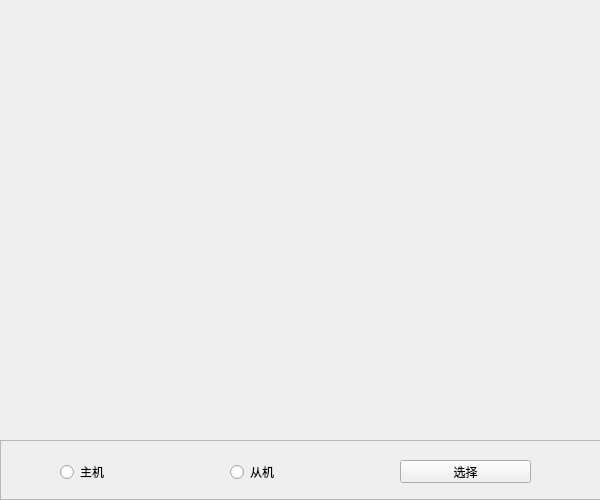
<?xml version="1.0" encoding="UTF-8"?>
<ui version="4.0">
 <class>MainWindow</class>
 <widget class="QMainWindow" name="MainWindow">
  <property name="geometry">
   <rect>
    <x>0</x>
    <y>0</y>
    <width>600</width>
    <height>500</height>
   </rect>
  </property>
  <property name="minimumSize">
   <size>
    <width>0</width>
    <height>0</height>
   </size>
  </property>
  <property name="windowTitle">
   <string>MainWindow</string>
  </property>
  <widget class="QWidget" name="centralWidget">
   <widget class="QFrame" name="frame">
    <property name="geometry">
     <rect>
      <x>0</x>
      <y>440</y>
      <width>601</width>
      <height>60</height>
     </rect>
    </property>
    <property name="frameShape">
     <enum>QFrame::StyledPanel</enum>
    </property>
    <property name="frameShadow">
     <enum>QFrame::Raised</enum>
    </property>
    <widget class="QRadioButton" name="host_send">
     <property name="geometry">
      <rect>
       <x>60</x>
       <y>24</y>
       <width>71</width>
       <height>16</height>
      </rect>
     </property>
     <property name="text">
      <string>主机</string>
     </property>
    </widget>
    <widget class="QRadioButton" name="slave_recv">
     <property name="geometry">
      <rect>
       <x>230</x>
       <y>24</y>
       <width>71</width>
       <height>16</height>
      </rect>
     </property>
     <property name="text">
      <string>从机</string>
     </property>
    </widget>
    <widget class="QPushButton" name="chooseButton">
     <property name="geometry">
      <rect>
       <x>400</x>
       <y>20</y>
       <width>131</width>
       <height>23</height>
      </rect>
     </property>
     <property name="text">
      <string>选择</string>
     </property>
    </widget>
   </widget>
  </widget>
 </widget>
 <layoutdefault spacing="6" margin="11"/>
 <resources/>
 <connections/>
</ui>
